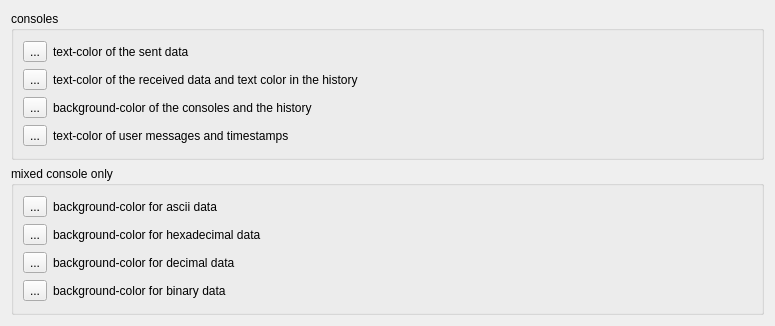
         <widget class="QWidget" name="scrollAreaWidgetContents_7">
          <property name="geometry">
           <rect>
            <x>0</x>
            <y>0</y>
            <width>775</width>
            <height>326</height>
           </rect>
          </property>
          <layout class="QVBoxLayout" name="verticalLayout_9">
           <item>
            <widget class="QGroupBox" name="groupBox">
             <property name="title">
              <string>consoles</string>
             </property>
             <layout class="QGridLayout" name="gridLayout_11">
              <item row="0" column="0">
               <widget class="QToolButton" name="consoleSendColorButton">
                <property name="toolTip">
                 <string>color of the sent data in the console</string>
                </property>
                <property name="autoFillBackground">
                 <bool>true</bool>
                </property>
                <property name="text">
                 <string>...</string>
                </property>
               </widget>
              </item>
              <item row="0" column="1">
               <widget class="QLabel" name="consoleSendColorLabel">
                <property name="toolTip">
                 <string/>
                </property>
                <property name="text">
                 <string>text-color of the sent data</string>
                </property>
               </widget>
              </item>
              <item row="1" column="0">
               <widget class="QToolButton" name="consoleReceiveColorButton">
                <property name="toolTip">
                 <string>color of the received data in the console</string>
                </property>
                <property name="autoFillBackground">
                 <bool>true</bool>
                </property>
                <property name="text">
                 <string>...</string>
                </property>
               </widget>
              </item>
              <item row="1" column="1">
               <widget class="QLabel" name="consoleReceiveColorLabel">
                <property name="toolTip">
                 <string/>
                </property>
                <property name="text">
                 <string>text-color of the received data and text color in the history</string>
                </property>
               </widget>
              </item>
              <item row="2" column="0">
               <widget class="QToolButton" name="consoleBackgroundColorButton">
                <property name="toolTip">
                 <string>the background color of the console</string>
                </property>
                <property name="autoFillBackground">
                 <bool>true</bool>
                </property>
                <property name="text">
                 <string>...</string>
                </property>
               </widget>
              </item>
              <item row="2" column="1">
               <widget class="QLabel" name="consoleBackgroundColorLabel">
                <property name="toolTip">
                 <string/>
                </property>
                <property name="text">
                 <string>background-color of the consoles and the history</string>
                </property>
               </widget>
              </item>
              <item row="3" column="0">
               <widget class="QToolButton" name="consoleMessageColorButton">
                <property name="toolTip">
                 <string>the color of user messages and timestamps in the console</string>
                </property>
                <property name="autoFillBackground">
                 <bool>true</bool>
                </property>
                <property name="text">
                 <string>...</string>
                </property>
               </widget>
              </item>
              <item row="3" column="1">
               <widget class="QLabel" name="consoleMessageColorLabel">
                <property name="toolTip">
                 <string/>
                </property>
                <property name="text">
                 <string>text-color of user messages and timestamps</string>
                </property>
               </widget>
              </item>
             </layout>
             <zorder>consoleSendColorButton</zorder>
             <zorder>consoleSendColorLabel</zorder>
             <zorder>consoleReceiveColorLabel</zorder>
             <zorder>consoleReceiveColorButton</zorder>
             <zorder>consoleBackgroundColorLabel</zorder>
             <zorder>consoleBackgroundColorButton</zorder>
             <zorder>consoleMessageColorLabel</zorder>
             <zorder>consoleMessageColorButton</zorder>
            </widget>
           </item>
           <item>
            <widget class="QGroupBox" name="groupBox_3">
             <property name="title">
              <string>mixed console only</string>
             </property>
             <layout class="QGridLayout" name="gridLayout_12">
              <item row="1" column="1">
               <widget class="QLabel" name="lblColorAscii_5">
                <property name="text">
                 <string>background-color for hexadecimal data</string>
                </property>
               </widget>
              </item>
              <item row="0" column="0">
               <widget class="QToolButton" name="btnColorAscii">
                <property name="autoFillBackground">
                 <bool>true</bool>
                </property>
                <property name="styleSheet">
                 <string notr="true"/>
                </property>
                <property name="text">
                 <string>...</string>
                </property>
                <property name="toolButtonStyle">
                 <enum>Qt::ToolButtonFollowStyle</enum>
                </property>
               </widget>
              </item>
              <item row="0" column="1">
               <widget class="QLabel" name="lblColorAscii">
                <property name="text">
                 <string>background-color for ascii data</string>
                </property>
               </widget>
              </item>
              <item row="3" column="1">
               <widget class="QLabel" name="lblColorAscii_6">
                <property name="text">
                 <string>background-color for binary data</string>
                </property>
               </widget>
              </item>
              <item row="3" column="0">
               <widget class="QToolButton" name="btnColorBin">
                <property name="autoFillBackground">
                 <bool>true</bool>
                </property>
                <property name="styleSheet">
                 <string notr="true"/>
                </property>
                <property name="text">
                 <string>...</string>
                </property>
                <property name="toolButtonStyle">
                 <enum>Qt::ToolButtonFollowStyle</enum>
                </property>
               </widget>
              </item>
              <item row="2" column="1">
               <widget class="QLabel" name="lblColorAscii_2">
                <property name="text">
                 <string>background-color for decimal data</string>
                </property>
               </widget>
              </item>
              <item row="2" column="0">
               <widget class="QToolButton" name="btnColorDec">
                <property name="autoFillBackground">
                 <bool>true</bool>
                </property>
                <property name="styleSheet">
                 <string notr="true"/>
                </property>
                <property name="text">
                 <string>...</string>
                </property>
                <property name="toolButtonStyle">
                 <enum>Qt::ToolButtonFollowStyle</enum>
                </property>
               </widget>
              </item>
              <item row="1" column="0">
               <widget class="QToolButton" name="btnColorHex">
                <property name="autoFillBackground">
                 <bool>true</bool>
                </property>
                <property name="styleSheet">
                 <string notr="true"/>
                </property>
                <property name="text">
                 <string>...</string>
                </property>
                <property name="toolButtonStyle">
                 <enum>Qt::ToolButtonFollowStyle</enum>
                </property>
               </widget>
              </item>
             </layout>
            </widget>
           </item>
          </layout>
         </widget>
